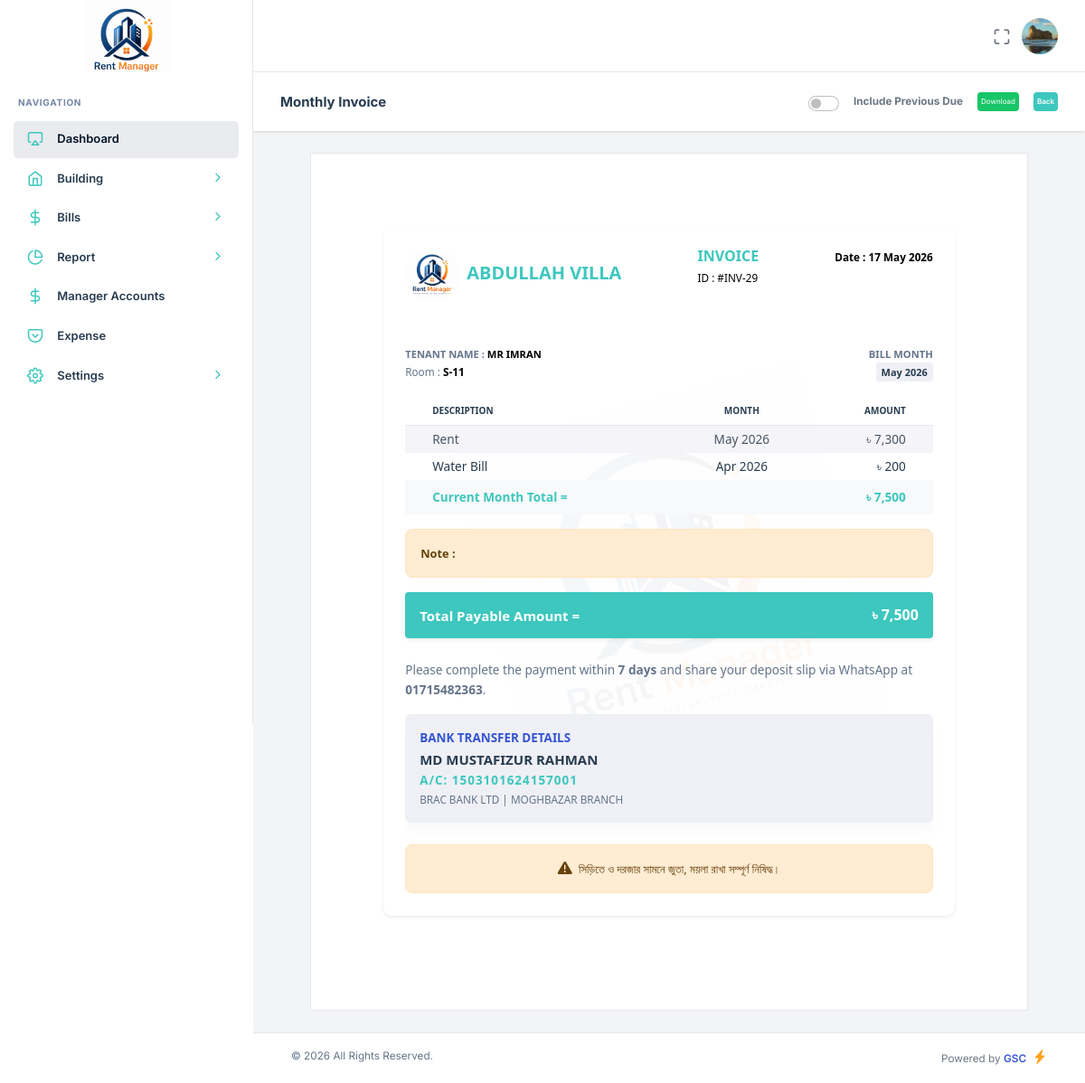
The page /admin.php?page=viewInvoice&unit_id=47&invoice_id=29 (signed in) on the database its author committed.
### tables this page shows
CREATE TABLE `tenants` (
  `id` int(11) NOT NULL,
  `name` varchar(150) NOT NULL,
  `phone` varchar(20) NOT NULL,
  `email` varchar(150) DEFAULT NULL,
  `password` varchar(256) NOT NULL DEFAULT '827ccb0eea8a706c4c34a16891f84e7b',
  `status` enum('Active','Inactive','Booked') NOT NULL DEFAULT 'Active',
  `role` enum('Admin','Tenant','Manager') NOT NULL,
  `booking_month` varchar(100) DEFAULT NULL,
  `start_tanent` date DEFAULT NULL,
  `nid_no` varchar(200) DEFAULT NULL,
  `permanent_address` text DEFAULT NULL,
  `family_member` int(11) DEFAULT NULL,
  `tenant_image` varchar(255) DEFAULT NULL,
  `nid_image` varchar(255) DEFAULT NULL,
  `building_id` int(11) DEFAULT NULL,
  `unit_id` int(11) DEFAULT NULL,
  `created_at` timestamp NOT NULL DEFAULT current_timestamp()
);

CREATE TABLE `building` (
  `id` int(11) NOT NULL,
  `name` varchar(256) NOT NULL,
  `building_type` int(11) NOT NULL,
  `address` text NOT NULL,
  `description` text NOT NULL,
  `image` varchar(256) NOT NULL,
  `location` varchar(256) NOT NULL
);

CREATE TABLE `invoices` (
  `id` int(11) NOT NULL,
  `tenant_id` int(11) DEFAULT NULL,
  `unit_id` int(11) DEFAULT NULL,
  `billing_month` varchar(100) DEFAULT NULL,
  `total_amount` int(11) DEFAULT NULL,
  `paid_amount` int(11) DEFAULT NULL,
  `status` enum('Paid','Unpaid','Partial') NOT NULL,
  `note` text DEFAULT NULL,
  `Rent` varchar(100) DEFAULT NULL,
  `Gas` int(11) DEFAULT NULL,
  `Water` int(11) DEFAULT NULL,
  `Electricity` int(11) DEFAULT NULL,
  `Others` int(11) DEFAULT NULL,
  `created_at` timestamp NOT NULL DEFAULT current_timestamp(),
  `Gas_month` varchar(100) DEFAULT NULL,
  `Water_month` varchar(100) DEFAULT NULL,
  `Electricity_month` varchar(100) DEFAULT NULL,
  `Others_month` varchar(100) DEFAULT NULL
);

CREATE TABLE `unit` (
  `id` int(11) NOT NULL,
  `unit_name` varchar(100) NOT NULL,
  `building_name` int(11) NOT NULL,
  `floor` text DEFAULT NULL,
  `unit_type` enum('Flat','Room','Shop') DEFAULT 'Flat',
  `size` varchar(50) DEFAULT NULL,
  `rent` int(11) DEFAULT NULL,
  `advance` int(11) DEFAULT NULL,
  `unit_image` varchar(255) DEFAULT NULL,
  `status` enum('Available','Rented') DEFAULT 'Available',
  `gas` int(11) DEFAULT NULL,
  `water` int(11) DEFAULT NULL,
  `available_from_date` varchar(100) DEFAULT NULL,
  `created_at` timestamp NOT NULL DEFAULT current_timestamp()
);

### pages/view_incoice.php (the view, shortened to what this page needs)
<?php
$unit_id = $_GET['unit_id'];
$invoice_id = $_GET['invoice_id'];
$query = "SELECT * FROM unit WHERE id = '$unit_id'";
$result = mysqli_query($db, $query);
while ($row = mysqli_fetch_assoc($result)) {
    $unit_name = $row['unit_name'];
    $size = $row['size'];
    $building_name = $row['building_name'];
    $unit_type = $row['unit_type'];
}
$building = mysqli_query($db, "SELECT name FROM building WHERE id = '$building_name' ");
$building_row = mysqli_fetch_assoc($building);
$building_name_db = $building_row['name'];
$tent_sql = mysqli_query($db, "SELECT id,name FROM tenants WHERE building_id = '$building_name' AND unit_id = '$unit_id'");
while ($tent_row = mysqli_fetch_assoc($tent_sql)) {
    $tent_name = $tent_row['name'];
    $tenant_id = $tent_row['id'];
}
$pay_info = mysqli_query($db, "SELECT * FROM invoices WHERE id = '$invoice_id'");
while ($pay_info_sh = mysqli_fetch_assoc($pay_info)) {
    $billing_month_db = $pay_info_sh['billing_month'];
    $Rent_db = $pay_info_sh['Rent'];
    $Gas_db = $pay_info_sh['Gas'];
    $Water_db = $pay_info_sh['Water'];
    $Electricity_db = $pay_info_sh['Electricity'];
    $Others_db = $pay_info_sh['Others'];
    $Gas_month_db = $pay_info_sh['Gas_month'];
    $Water_month_db = $pay_info_sh['Water_month'];
    $Electricity_month_db = $pay_info_sh['Electricity_month'];
    $Others_month_db = $pay_info_sh['Others_month'];
    $created_at_db = $pay_info_sh['created_at'];
    $note_db = $pay_info_sh['note'];
}
?>
<div class="nxl-content">
    <div class="page-header d-flex align-items-center justify-content-between mb-4">
        <h6 class="mb-0" style="border:none;">Monthly Invoice</h6>
        <div class="d-flex align-items-center gap-3">
            <div class="form-check form-switch mb-0 d-flex align-items-center gap-3">
                <input class="form-check-input" type="checkbox" id="includeDueBtn">
                <small class="form-check-label fw-bold" for="includeDueBtn" style="cursor:pointer;">Include Previous Due</small>
            </div>
            <button id="generatePdfBtn" class="bg-success p-1 rounded-2 text-white border-0" style="font-size:8px;">
                 Download
            </button>
            <?php if (isset($_SESSION['role']) && $_SESSION['role'] === 'Admin'){ ?>
                <a href="admin.php?page=editbill&tenant_id=<?= $tenant_id ?>" class="bg-info p-1 rounded-2 text-white border-0" style="font-size:8px;">
                    Back
                </a>
            <?php }else if (isset($_SESSION['role']) && $_SESSION['role'] === 'Tenant'){ ?>
                <a href="admin.php?page=tenant_inv_pay&type=invoice" class="bg-info p-1 rounded-2 text-white border-0" style="font-size:8px;">
                    Back
                </a>
            <?php } ?>
        </div>
    </div>
    <div class="mb-4">
        <div id="pdf-content" class="agreement-paper bg-white border position-relative" style="padding:80px;">
            <div class="invoice-watermark">
                <img src="public/assets/images/logo-full.png" alt="watermark">
            </div>
            <div class="card shadow-sm border-0 bg-transparent position-relative" style="z-index: 1;">
                <div class="pt-4 px-4 d-flex justify-content-between align-items-start border-bottom pb-3">
                    <div class="d-flex align-items-center gap-2">
                        <img src="public/assets/images/logo-full.png" alt="logo" style="width:60px; height:60px; border-radius:50%; object-fit: cover;">
                        <h4 class="fw-bold mb-1 text-info text-uppercase m-0"><?= $building_name_db ?? 'Building Name' ?></h4>
                    </div>
                    <div>
                        <h5 class="fw-bold text-info mb-1">INVOICE</h5>
                        <small>ID : #INV-<?= $invoice_id ?></small>
                    </div>
                    <div class="text-end">
                        <small class="fw-semibold">Date : <?= (!empty($created_at_db)) ? date("d M Y", strtotime($created_at_db)) : date("d M Y") ?></small>
                    </div>
                </div>
                <div class="card-body px-4">
                    <div class="row mb-3 mt-2">
                        <div class="col-7">
                            <small class="text-muted d-block text-uppercase fw-semibold" style="font-size: 0.7rem;">Tenant Name : <strong class="text-black"><?= $tent_name ?? 'N/A' ?></strong></small>
                            <small class="text-muted"><?= $unit_type ?? 'Unit ' ?> : <strong class="text-black"><?= $unit_name ?? 'N/A' ?></strong></small>
                        </div>
                        <div class="col-5 text-end">
                            <small class="text-muted d-block text-uppercase fw-semibold" style="font-size: 0.7rem;">Bill Month</small>
                            <span class="badge bg-light text-dark border fw-semibold">
                                <?= !empty($billing_month_db) ? date("M Y", strtotime($billing_month_db)) : date("M Y") ?>
                            </span>
                        </div>
                    </div>
                    <div class="table-responsive">
                        <table class="table table-sm table-striped table-borderless align-middle mb-0" style="font-size: 0.85rem;">
                            <thead>
                                <tr class="border-bottom">
                                    <th class="py-2">Description</th>
                                    <th class="py-2 text-center">Month</th>
                                    <th class="py-2 text-end">Amount</th>
                                </tr>
                            </thead>
                            <tbody>
                                <?php
                                $current_month_total = 0;
                                $bill_items = [
                                    ['Rent', $Rent_db, $billing_month_db],
                                    ['Gas Bill', $Gas_db, $Gas_month_db],
                                    ['Water Bill', $Water_db, $Water_month_db],
                                    ['Electricity Bill (' . $size . ')', $Electricity_db, $Electricity_month_db],
                                    ['Others Bill', $Others_db, $Others_month_db]
                                ];
                                foreach ($bill_items as $item) {
                                    $label = $item[0];
                                    $amount = $item[1];
                                    $month_or_desc = $item[2];
                                    if (!empty($amount) && $amount > 0) {
                                        $current_month_total += $amount;
                                        if (!empty($month_or_desc)) {
                                            $timestamp = strtotime($month_or_desc);
                                            if ($timestamp && (date('Y-m-d', $timestamp) === $month_or_desc || date('Y-m', $timestamp) === $month_or_desc || strlen($month_or_desc) <= 10)) {
                                                $display_text = date('M Y', $timestamp);
                                            } else {
                                                $display_text = htmlspecialchars($month_or_desc);
                                            }
                                        } else {
                                            $display_text = '';
                                        }
                                        echo "<tr>
                                                <td class='py-1'>$label</td>
                                                <td class='py-1 text-center'>$display_text</td>
                                                <td class='py-1 text-end'>৳ " . number_format($amount, 0) . "</td>
                                            </tr>";
                                    }
                                }
                                ?>
                            </tbody>
                            <tfoot class="border-top">
                                <tr class="table-light">
                                    <td class="fw-bold py-2 text-info">Current Month Total = </td>
                                    <td></td>
                                    <td class="fw-bold py-2 text-end text-info">৳ <?= number_format($current_month_total, 0) ?></td>
                                </tr>
                            </tfoot>
                        </table>
                    </div>
                    <div class="alert alert-warning mb-0 mt-3" style="font-size: 0.8rem; border-radius: 8px;">
                        <b>Note :</b> <?php echo htmlspecialchars($note_db); ?>
                    </div>
                    <div class="d-flex justify-content-between align-items-center mt-3 p-3 bg-info text-white rounded shadow-sm">
                        <span class="h6 mb-0 text-white">Total Payable Amount = </span>
                        <span class="h5 mb-0 fw-bold text-white" id="finalPayableDisplay">
                            ৳ <?= number_format($current_month_total, 0) ?>
                        </span>
                    </div>
                    <div class="mt-4 border-top">
                        <p class="text-muted mt-2" style="font-size: 0.85rem;">
                            Please complete the payment within <strong>7 days</strong> and share your deposit slip via WhatsApp at <strong>01715482363</strong>.
                        </p>
                        <div class="card border-0 p-3 bg-light rounded-3">
                            <p class="text-primary fw-bold mb-1">BANK TRANSFER DETAILS</p>
                            <h6 class="mb-1 fw-bold">MD MUSTAFIZUR RAHMAN</h6>
                            <div class="text-info fw-bold" style="letter-spacing: 1px;">A/C: 1503101624157001</div>
                            <small class="text-muted text-uppercase">BRAC BANK LTD | Moghbazar Branch</small>
                        </div>
                    </div>
                    <div class="alert alert-warning mb-0 text-center mt-3" style="font-size: 0.8rem; border-radius: 8px;">
                        <i class="fas fa-exclamation-triangle me-1"></i> সিড়িতে ও দরজার সামনে জুতা, ময়লা রাখা সম্পূর্ণ নিষিদ্ধ।
                    </div>
                </div>
            </div>
        </div>
    </div>
</div>

### includes/header.php (shortened to what this page needs)
<?php
include "database/db.php";
$user_id = $_SESSION['id'];
$sql = mysqli_query($db,"SELECT * FROM `tenants` WHERE id = '$user_id' ");
$user_row = mysqli_fetch_assoc($sql);
$old_image= $user_row['tenant_image'];
?>
<!DOCTYPE html>
<html lang="zxx">
<head>
    <link rel="stylesheet" type="text/css" href="public/assets/css/bootstrap.min.css" />
    <link rel="stylesheet" type="text/css" href="public/assets/vendors/css/vendors.min.css" />
    <link rel="stylesheet" type="text/css" href="public/assets/vendors/css/daterangepicker.min.css" />
    <link rel="stylesheet" type="text/css" href="public/assets/css/theme.min.css" />
    <link rel="stylesheet" href="public/assets/css/style.css">
</head>
<body>
    <?php include "includes/sidebar.php"; ?>
    <header class="nxl-header">
        <div class="header-wrapper">
            <div class="header-right ms-auto">
                <div class="d-flex align-items-center">
                    <div class="nxl-h-item d-none d-sm-flex">
                        <div class="full-screen-switcher">
                            <a href="javascript:void(0);" class="nxl-head-link me-0"
                                onclick="$('body').fullScreenHelper('toggle');">
                                <i class="feather-maximize maximize"></i>
                            </a>
                        </div>
                    </div>
                    <div class="dropdown nxl-h-item">
                        <a href="javascript:void(0);" data-bs-toggle="dropdown" role="button"
                            data-bs-auto-close="outside">
                            <img src="<?php echo $old_image ? 'public/uploads/tenants/'.$old_image : 'public/uploads/tenants/no-image.png' ?>" alt="<?= $old_image ?>"
                                class="img-fluid user-avtar me-0" style="width:40px; height: 40px;"/>
                        </a>
                    </div>
                </div>
            </div>
        </div>
    </header>

### public/assets/css/style.css (style rules this page uses)
.form-switch .form-check-input { width: 3em; height: 1.5em; margin-left: -3.5em; }

### pages/view_incoice.php (style rules this page uses)
.agreement-paper { width: 210mm; margin: 0 auto; background: #fff; font-family: 'Segoe UI', Tahoma, Geneva, Verdana, sans-serif; }
.form-switch .form-check-input { width: 2.5em; height: 1.25em; cursor: pointer; }
#pdf-content { color: #000; }
.invoice-watermark { position: absolute; top: 50%; left: 50%; transform: translate(-50%, -50%) rotate(-15deg); opacity: 0.04; pointer-events: none; user-select: none; width: 400px; height: 400px; display: flex; align-items: center; justify-content: center; }
.invoice-watermark img { width: 100%; height: 100%; object-fit: contain; }

### rows shown on the page
tenants: tenant_image (picture)
building: name "ABDULLAH VILLA"
invoices: created_at "17 May 2026", billing_month "May 2026", label "Rent", Rent "7,300", label "Water Bill", Water_month "Apr 2026", Water "200"
tenants: name "MR IMRAN"
unit: unit_type "Room", unit_name "S-11"

### other values the page prints
$invoice_id "29"
$current_month_total "7,500"
